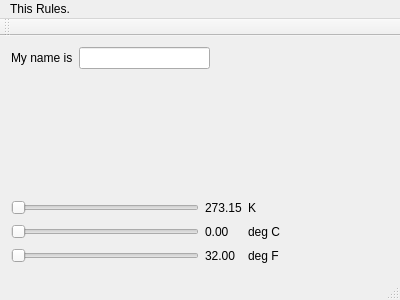
<?xml version="1.0" encoding="UTF-8"?>
<ui version="4.0">
 <class>MainWindow</class>
 <widget class="QMainWindow" name="MainWindow">
  <property name="geometry">
   <rect>
    <x>0</x>
    <y>0</y>
    <width>400</width>
    <height>300</height>
   </rect>
  </property>
  <property name="windowTitle">
   <string>MainWindow</string>
  </property>
  <widget class="QWidget" name="centralWidget">
   <widget class="QWidget" name="gridLayoutWidget">
    <property name="geometry">
     <rect>
      <x>0</x>
      <y>0</y>
      <width>221</width>
      <height>111</height>
     </rect>
    </property>
    <layout class="QGridLayout" name="gridLayout">
     <item row="0" column="0">
      <widget class="QLabel" name="label">
       <property name="text">
        <string>My name is</string>
       </property>
      </widget>
     </item>
     <item row="0" column="1">
      <widget class="QLineEdit" name="nameInput"/>
     </item>
     <item row="1" column="1">
      <widget class="QLabel" name="label_2">
       <property name="text">
        <string/>
       </property>
      </widget>
     </item>
    </layout>
   </widget>
   <widget class="QWidget" name="">
    <property name="geometry">
     <rect>
      <x>0</x>
      <y>150</y>
      <width>291</width>
      <height>92</height>
     </rect>
    </property>
    <layout class="QGridLayout" name="gridLayout_2">
     <item row="0" column="0">
      <widget class="QSlider" name="kelvinSlider">
       <property name="orientation">
        <enum>Qt::Horizontal</enum>
       </property>
      </widget>
     </item>
     <item row="0" column="1">
      <widget class="QLabel" name="kelvinValueLabel">
       <property name="text">
        <string>273.15</string>
       </property>
      </widget>
     </item>
     <item row="0" column="2">
      <widget class="QLabel" name="kelvinLabel">
       <property name="text">
        <string>K</string>
       </property>
      </widget>
     </item>
     <item row="1" column="0">
      <widget class="QSlider" name="celsiusSlider">
       <property name="orientation">
        <enum>Qt::Horizontal</enum>
       </property>
      </widget>
     </item>
     <item row="1" column="1">
      <widget class="QLabel" name="celsiusValueLabel">
       <property name="text">
        <string>0.00</string>
       </property>
      </widget>
     </item>
     <item row="1" column="2">
      <widget class="QLabel" name="celsiusLabel">
       <property name="text">
        <string>deg C</string>
       </property>
      </widget>
     </item>
     <item row="2" column="0">
      <widget class="QSlider" name="farenheitSlider">
       <property name="orientation">
        <enum>Qt::Horizontal</enum>
       </property>
      </widget>
     </item>
     <item row="2" column="1">
      <widget class="QLabel" name="farenheitValueLabel">
       <property name="text">
        <string>32.00</string>
       </property>
      </widget>
     </item>
     <item row="2" column="2">
      <widget class="QLabel" name="farenheitLabel">
       <property name="text">
        <string>deg F</string>
       </property>
      </widget>
     </item>
    </layout>
   </widget>
  </widget>
  <widget class="QMenuBar" name="menuBar">
   <property name="geometry">
    <rect>
     <x>0</x>
     <y>0</y>
     <width>400</width>
     <height>22</height>
    </rect>
   </property>
   <widget class="QMenu" name="menuThis_Rules">
    <property name="title">
     <string>This Rules.</string>
    </property>
    <addaction name="separator"/>
   </widget>
   <addaction name="menuThis_Rules"/>
  </widget>
  <widget class="QToolBar" name="mainToolBar">
   <attribute name="toolBarArea">
    <enum>TopToolBarArea</enum>
   </attribute>
   <attribute name="toolBarBreak">
    <bool>false</bool>
   </attribute>
  </widget>
  <widget class="QStatusBar" name="statusBar"/>
 </widget>
 <layoutdefault spacing="6" margin="11"/>
 <resources/>
 <connections/>
</ui>
